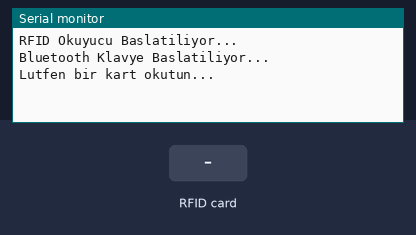
Bench run of a sketch on a simulated ESP32. On the bench: the last lines printed to the serial monitor. The test bench sets the inputs (shaded band). USB keyboard and mouse output is not drawn.

Above: at 1.2 s.
1.3 s: RFID card 3B AA 43 0E held to the reader
At 2.5 s:
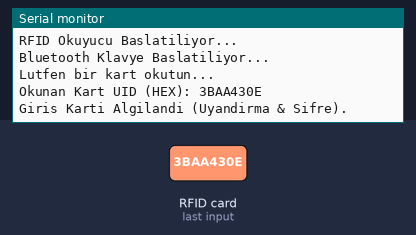
2.8 s: RFID card 1A 3A D9 73 held to the reader
At 4.9 s:
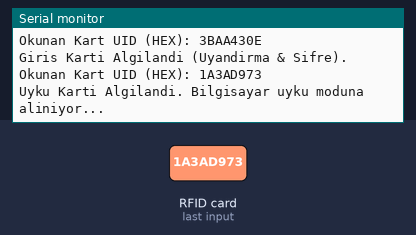
5.2 s: RFID card 5E 7A 19 C4 held to the reader
At 6.6 s:
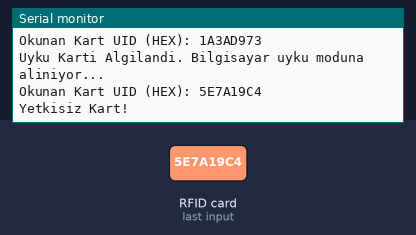

The sketch:

oturum_acma_ve_kapama.ino
```cpp
#include <MFRC522.h>
#include <SPI.h>
#include <BleKeyboard.h>

#define SDA D10
#define RST D0
MFRC522 rfid(SDA, RST);

BleKeyboard bleKeyboard("Deneyap RFID Klavye", "Deneyap", 100);

byte loginCard[4] = {0x3B, 0xAA, 0x43, 0x0E};
byte sleepCard[4] = {0x1A, 0x3A, 0xD9, 0x73};


void setup() {
  Serial.begin(115200);
  Serial.println("RFID Okuyucu Baslatiliyor...");

  SPI.begin();
  rfid.PCD_Init();

  Serial.println("Bluetooth Klavye Baslatiliyor...");
  bleKeyboard.begin();

  Serial.println("Lutfen bir kart okutun...");
}

void loop() {
  if (bleKeyboard.isConnected()) {
    if (!rfid.PICC_IsNewCardPresent() || !rfid.PICC_ReadCardSerial()) {
      delay(50);
      return;
    }

    Serial.print("Okunan Kart UID (HEX): ");
    for (byte i = 0; i < rfid.uid.size; i++) {
      if(rfid.uid.uidByte[i] < 0x10) Serial.print("0");
      Serial.print(rfid.uid.uidByte[i], HEX);
    }
    Serial.println();

    if (memcmp(rfid.uid.uidByte, loginCard, rfid.uid.size) == 0) {
      Serial.println("Giris Karti Algilandi (Uyandirma & Sifre).");
      bleKeyboard.press(KEY_RETURN);
      bleKeyboard.releaseAll();
      delay(1000);
      bleKeyboard.print("Şifre"); // Bilgisayarın şifresini giriniz.
      bleKeyboard.press(KEY_RETURN);
      bleKeyboard.releaseAll();
    }
    else if (memcmp(rfid.uid.uidByte, sleepCard, rfid.uid.size) == 0) {
      Serial.println("Uyku Karti Algilandi. Bilgisayar uyku moduna aliniyor...");

      bleKeyboard.press(KEY_LEFT_GUI);
      bleKeyboard.press('l');
      bleKeyboard.releaseAll();
      delay(300);


    } else {
      Serial.println("Yetkisiz Kart!");
    }

    rfid.PICC_HaltA();
    rfid.PCD_StopCrypto1();
    delay(1400);
  } else {
    Serial.println("Bluetooth baglantisi bekleniyor...");
    delay(1000);
  }
}
```

Measured:
- after the input at 1.3 s, the serial monitor: prints a new line at once (image 1)
- after the input at 2.8 s, the serial monitor: prints a new line after 0.95 s (image 2)
- after the input at 5.2 s, the serial monitor: prints a new line after 0.25 s (image 3)
